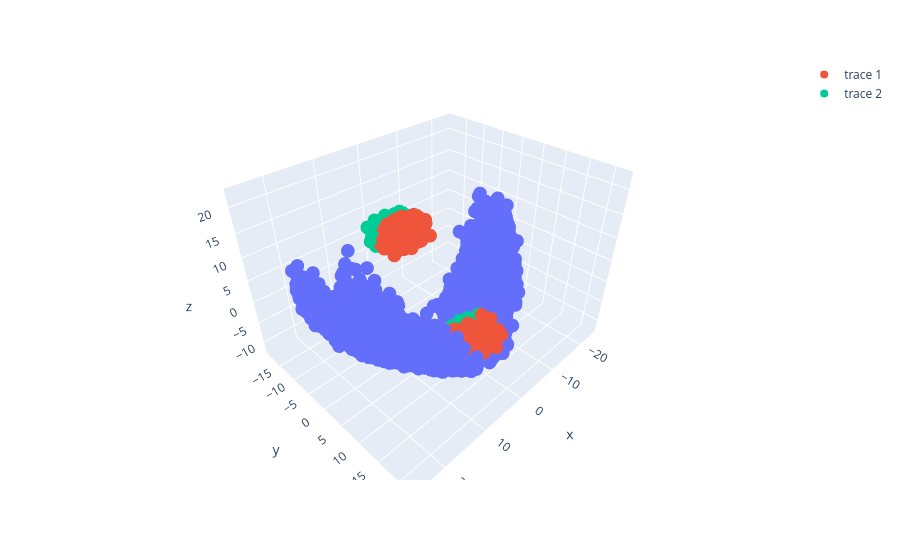

Write notebook code for a chart like this one.
### Code cell
import plotly.graph_objects as go

fig = px.scatter_3d(x=projected_a[:,0], y=projected_a[:,1], z=projected_a[:,2])

fig.add_trace(go.Scatter3d(x=proj_hull_a[:,0], y=proj_hull_a[:,1], z=proj_hull_a[:,2],mode='markers'))
fig.add_trace(go.Scatter3d(x=proj_hull_b[:,0], y=proj_hull_b[:,1], z=proj_hull_b[:,2],mode='markers'))

### Figure 1 — Plotly figure (JSON) as saved in the notebook; plotly's stock layout.template omitted (floating-point values rounded to 4 significant figures; data arrays with more than 128 entries replaced by an {"elided": "..."} marker saying what was removed)
{"data": [{"hovertemplate": "x=%{x}<br>y=%{y}<br>z=%{z}<extra></extra>", "legendgroup": "", "marker": {"color": "#636efa", "symbol": "circle"}, "mode": "markers", "name": "", "scene": "scene", "showlegend": false, "type": "scatter3d", "x": {"elided": "2707 float values"}, "y": {"elided": "2707 float values"}, "z": {"elided": "2707 float values"}}, {"mode": "markers", "type": "scatter3d", "x": {"elided": "2000 float values"}, "y": {"elided": "2000 float values"}, "z": {"elided": "2000 float values"}}, {"mode": "markers", "type": "scatter3d", "x": {"elided": "2000 float values"}, "y": {"elided": "2000 float values"}, "z": {"elided": "2000 float values"}}], "layout": {"legend": {"tracegroupgap": 0}, "margin": {"t": 60}, "scene": {"domain": {"x": [0, 1], "y": [0, 1]}, "xaxis": {"title": {"text": "x"}}, "yaxis": {"title": {"text": "y"}}, "zaxis": {"title": {"text": "z"}}}}}
